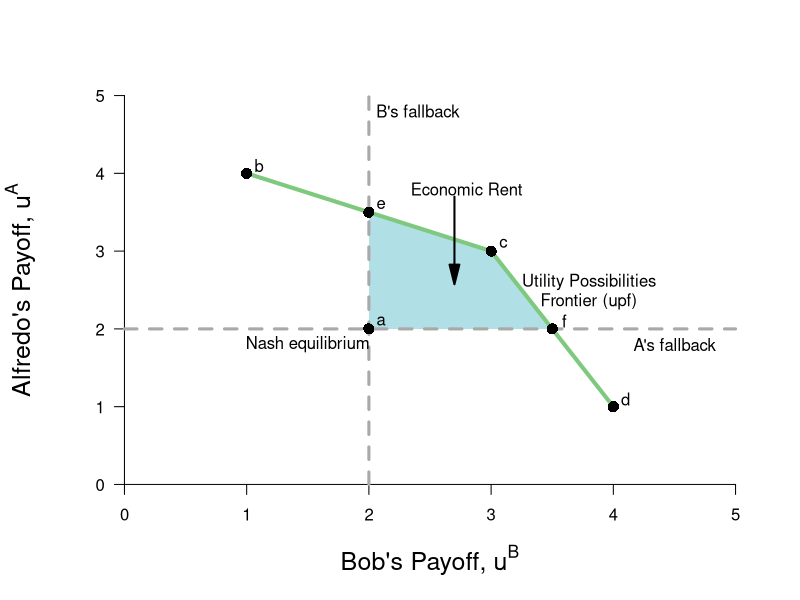

Recreate this plot in R.
require(ggplot2)
require(shape)
pdf(file = "society_fig2.pdf", width = 9, height = 7)

#Set parameters for graphics
axislabelsize <- 1.5
par(mar =  c(5, 5, 4, 2))
xlims <- c(0, 5)
ylims <- c(0, 5)

#Plot command 
plot(0, 0, xlim = xlims, ylim = ylims, type = "n",
     xlab = expression(paste("Bob's Payoff, ", u^B)),
     ylab = expression(paste("Alfredo's Payoff, ", u^A)),
     xaxt = "n", yaxt = "n", cex.lab = axislabelsize, bty = "n")


#Customize ticks and labels for the plot
ticksy <- seq(0, 5, 1)
ylabels <- seq(0, 5, 1)
ticksx <- seq(0, 5, 1)
xlabels <- seq(0, 5, 1)
axis(1, at = ticksx, pos = 0, labels = xlabels)
axis(2, at = ticksy, pos = 0, labels = ylabels, las = 1)

#Rent polygon
xrent <- c(2, 3, 3.5, 2)
yrent <- c(3.5, 3, 2, 2)
polygon(xrent, yrent, col="powderblue", density=NULL, border = NA)


#Lines for the coordinates of the Nash equilbrium
segments(1, 4, 3, 3, lty = 1, col = "#7fc97f", lwd = 4)
segments(3, 3, 4, 1, lty = 1, col = "#7fc97f", lwd = 4)

#Lines for Fallback positions
segments(0, 2, 5, 2, lty = 2, col = "darkgrey", lwd = 3)
text(4.5, 1.8, expression(paste("A's fallback")))
segments(2, 0, 2, 5, lty = 2, col = "darkgrey", lwd = 3)
text(2.4, 4.8, expression(paste("B's fallback")))

#Add points a, b, c and c
points(1, 4, pch = 16, col = "black", cex = 1.5)
text(1.1, 4.1, expression(paste("b")))
points(3, 3, pch = 16, col = "black", cex = 1.5)
text(3.1, 3.1, expression(paste("c")))
points(4, 1, pch = 16, col = "black", cex = 1.5)
text(4.1, 1.1, expression(paste("d")))
points(2, 2, pch = 16, col = "black", cex = 1.5)
text(2.1, 2.1, expression(paste("a")))
points(3.5, 2, pch = 16, col = "black", cex = 1.5)
text(3.6, 2.1, expression(paste("f")))
points(2, 3.5, pch = 16, col = "black", cex = 1.5)
text(2.1, 3.6, expression(paste("e")))
text(1.5, 1.8, expression(paste("Nash equilibrium")))

#Label utility possibilities frontier
text(3.8, 2.6, expression(paste("Utility Possibilities")))
text(3.8, 2.35, expression(paste("Frontier (upf)")))

#Arrows and economic rent label
Arrows(2.7, 3.7, 2.7, 2.7, col = "black", lty = 1, lwd = 2, arr.type = "triangle")
text(2.8, 3.8,  expression(paste("Economic Rent")))

dev.off()
